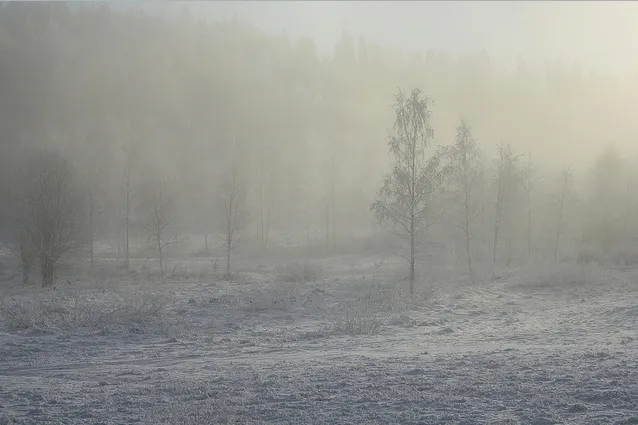
#> input picture img/Contrast_stretching.webp, 638 x 425 px, found by its file name
$ python contrast_Stretching.py
#> lines starting #> are read from the running program, lines starting #| are printed output that depends on the picture
import cv2
import matplotlib.pyplot as plt

# Read an image
image = cv2.imread(r'C:\Users\Raja\PycharmProjects\Computer_Vision\img\Contrast_stretching.webp')
#> image is the input picture: shape (425, 638, 3); mean B, G, R 145.5, 150.9, 150
plt.show()

# Apply contrast stretching method
MAX_input = 250    #any pixel value in the original image equal to or below 250 will be stretched.
MIN_input = 3      #any pixel value in the original image equal to or above 3 will be stretched.

MAX_output = 155
MIN_output = 0

stretched_image = image.copy()
# get height and width of the image
height, width, _ = image.shape
#> height = 425; width = 638

for i in range(0, height - 1):
    for j in range(0, width - 1):

        # Get the pixel value
        pixel = stretched_image[i, j]

        # 1st index contains red pixel
        pixel[0] = (pixel[0] - MIN_input) * ((MAX_output-MIN_output) / (MAX_input-MIN_input)) + MIN_output

        # index containing green pixel
        pixel[1] = (pixel[1] - MIN_input) * ((MAX_output-MIN_output) / (MAX_input-MIN_input)) + MIN_output

        # this index contains blue pixel
        pixel[2] = (pixel[2] - MIN_input) * ((MAX_output-MIN_input) / (MAX_input-MIN_input)) + MIN_input

        stretched_image[i, j] = pixel
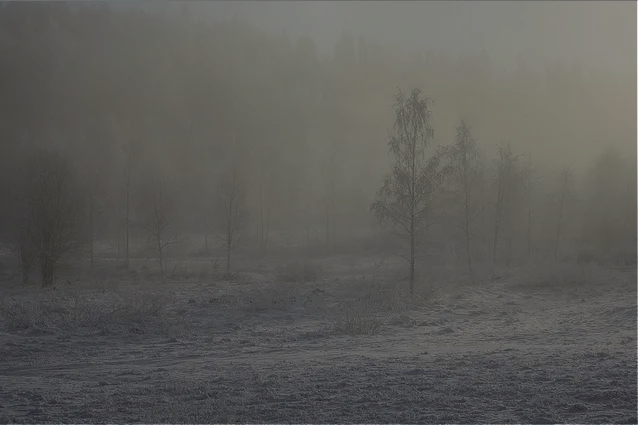
#> stretched_image: shape (425, 638, 3); mean B, G, R 89.1, 92.5, 93.2


# Create a figure with subplots to display the images side by side
plt.figure(figsize=(12, 6))

# Display the original image in the first subplot
plt.subplot(1, 2, 1)
plt.imshow(cv2.cvtColor(image, cv2.COLOR_BGR2RGB))
plt.title('Original Image')

# Display the stretched image in the second subplot
plt.subplot(1, 2, 2)
plt.imshow(cv2.cvtColor(stretched_image, cv2.COLOR_BGR2RGB))
plt.title('Stretched Image')

# Show the plot
plt.tight_layout()
plt.show()
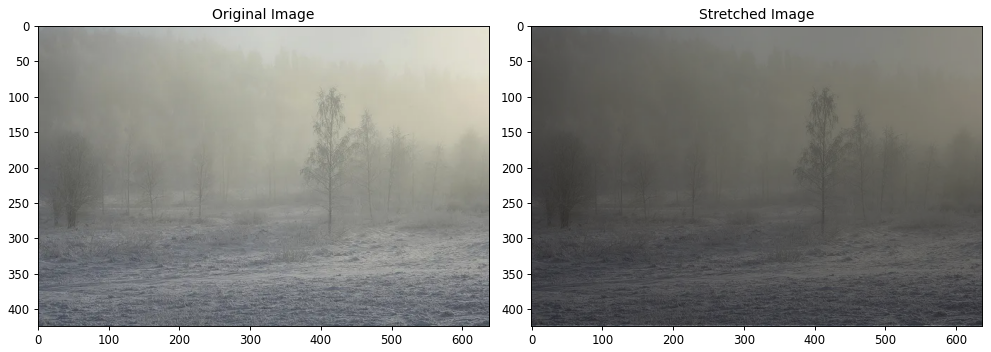
#> figure drawn by matplotlib, 2 panels

$ run again, with img/sunflower.webp copied over img/Contrast_stretching.webp
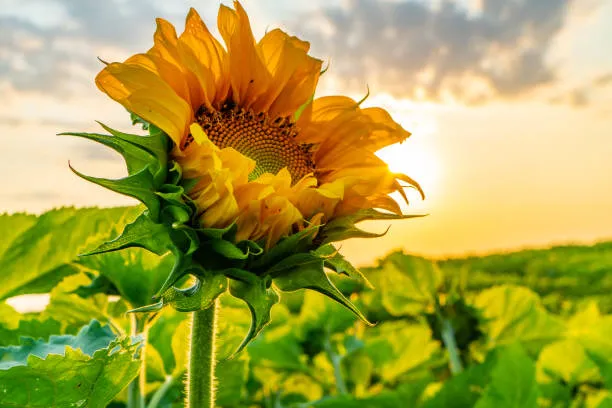
#> input picture img/sunflower.webp, 612 x 408 px, found by its file name
#> image is the input picture: shape (408, 612, 3); mean B, G, R 73.6, 162.8, 169.4
#> after the loop `for i in range(0, height - 1):`:
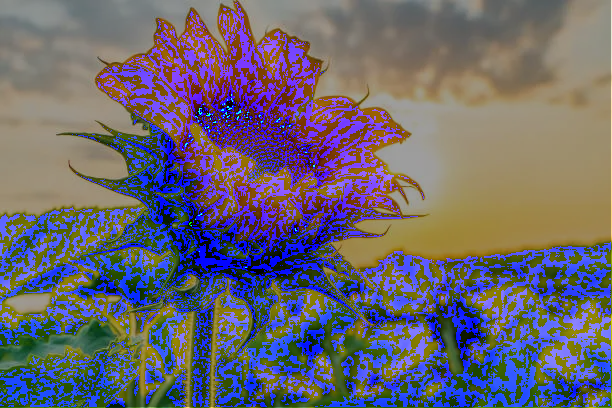
#> stretched_image: shape (408, 612, 3); mean B, G, R 112.1, 100.2, 105.2
#> `plt.show()`:
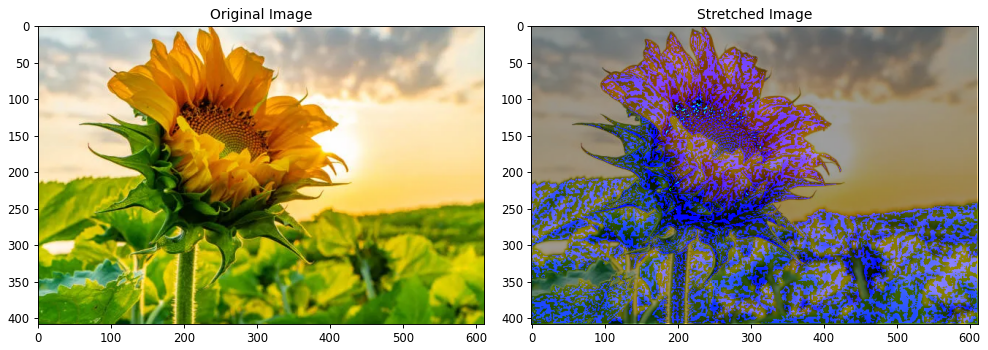
#> figure drawn by matplotlib, 2 panels
